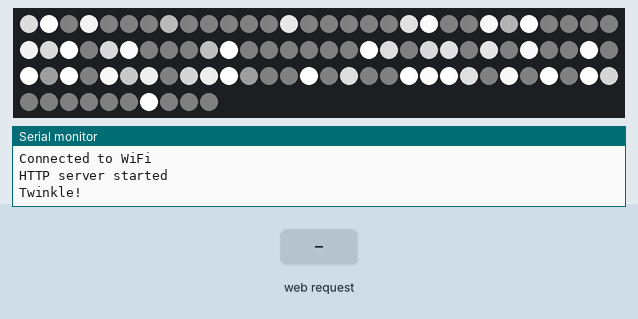
Recording of a sketch running on a simulated ESP8266 (NodeMCU). Shown: 100 RGB LEDs in strip order, left to right, continuing on the next row, the last lines printed to the serial monitor. Inputs (shaded band) come from the test bench. WiFi joins after 1.5 s; servers stay silent unless stated; random numbers use the default seed unless the sketch sets one.

Above: at 6.2 s.
6.3 s: HTTP request GET /solid received
At 7.2 s:
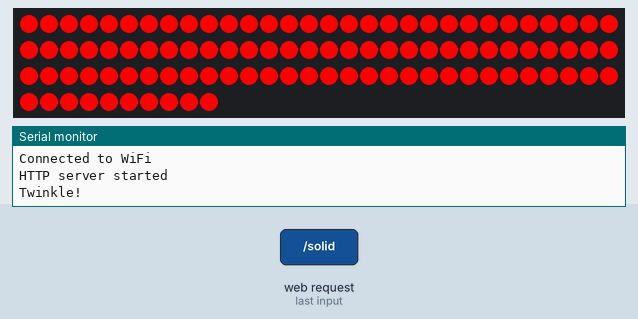
7.8 s: HTTP request GET /notification received
At 7.97 s:
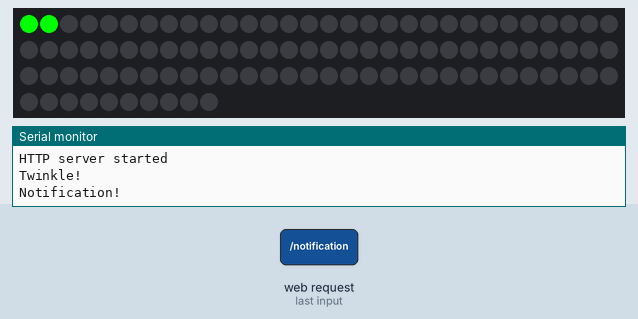
10.2 s: HTTP request GET /notification received
At 12.27 s:
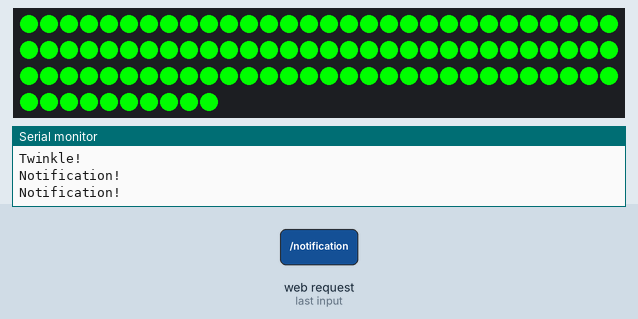
13.2 s: HTTP request GET /laser received
At 13.51 s:
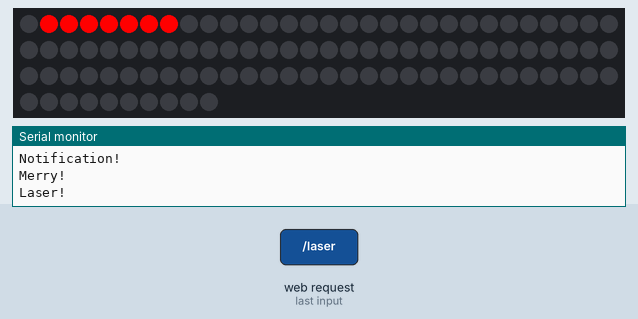
15.7 s: HTTP request GET /merry received
At 16.1 s:
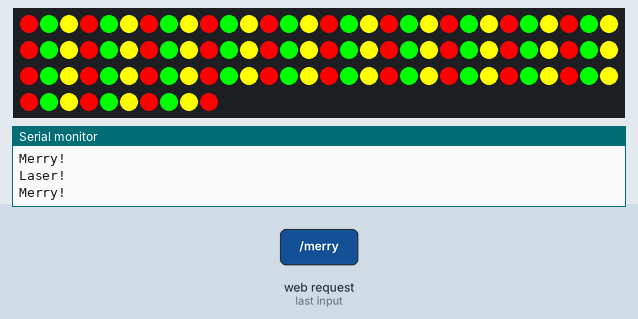
18.7 s: HTTP request GET /laser received
At 19.13 s:
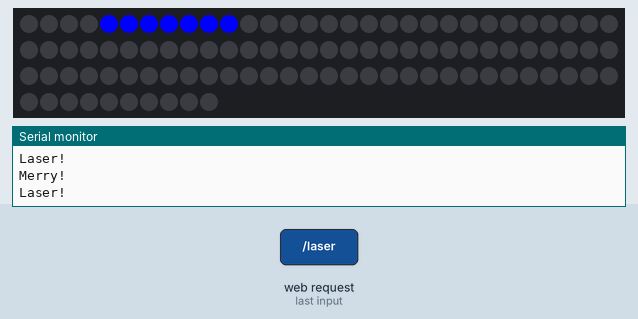
Timing chart, 0 to 21.7 s (numbered marks = the images above; inputs shaded):
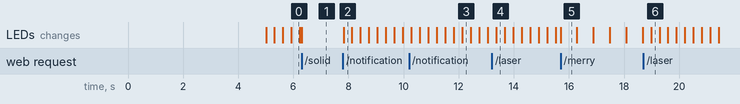

Measured:
- after the input at 7.8 s, the LEDs: change at once (image 2)
- what the display in image 5 shows lasts 0.6 s, from 15.7 s to 16.3 s

The sketch:

TreeLights.ino
```cpp
#define FASTLED_ALLOW_INTERRUPTS 0

#include <FastLED.h>
#include <ESP8266WiFi.h>
#include <ESP8266WebServer.h>

#define LED_PIN     5
#define COLOR_ORDER RGB
#define CHIPSET     WS2811
#define NUM_LEDS    100
#define BRIGHTNESS  255
#define FRAMES_PER_SECOND 60
#define SECONDS_PER_MODE 60*5

#define NOTIFICATION  0
#define TWINKLE       1
#define MERRY         2
#define LASER         3
#define SOLID         4

ESP8266WebServer server(80);
CRGB leds[NUM_LEDS];
int ledState[NUM_LEDS];
int Mode = TWINKLE;
int step = 0;
int largeStep = 0;
int currentLed = 0;
int timeElapsed = 0;
int timeSince = 0;

const char *ssid = "NufioWifi";
const char *password = "FlapjackAndWaffles";

void handleRandom();
int roundToNearest(int value, int roundTo);

int defaultModes[3] = {TWINKLE, MERRY, LASER};
int twinkleRounding = 10;
CRGB currentColor = CRGB(255,255,255);

void randomSolidColor();

void handleTwinkle();
void initTwinkle();
void updateTwinkle();

void handleNotification();
void initNotification();
void updateNotification();

void handleMerry();
void initMerry();
void updateMerry();

void handleLaser();
void initLaser();
void updateLaser();

void handleSolid();
void initSolid();
void updateSolid();

void setup () {
  delay(3000); // sanity delay

  // FastLED Init
  FastLED.addLeds<CHIPSET, LED_PIN, COLOR_ORDER>(leds, NUM_LEDS).setCorrection( TypicalLEDStrip );
  FastLED.setBrightness( BRIGHTNESS );

  Serial.begin(115200);

  // Wifi Connect
  WiFi.begin(ssid, password);
  while (WiFi.status() != WL_CONNECTED) {
    delay(1000);
    Serial.println("Connecting to WiFi...");
  }
  Serial.println("Connected to WiFi");

  // Define server routes
  server.on("/twinkle", HTTP_GET, handleTwinkle);
  server.on("/notification", HTTP_GET, handleNotification);
  server.on("/merry", HTTP_GET, handleMerry);
  server.on("/laser", HTTP_GET, handleLaser);
  server.on("/solid", HTTP_GET, handleSolid);

  // Start server
  server.begin();
  Serial.println("HTTP server started");
  handleTwinkle();
}

void loop () {
  server.handleClient();

  timeElapsed += millis()-timeSince;
  timeSince = millis();

  if (Mode == TWINKLE){
    updateTwinkle();
  } else if (Mode == NOTIFICATION){
    updateNotification();

    if (timeElapsed > 1000*3){
      handleRandom();
    }

  } else if (Mode == MERRY){
    updateMerry();
  } else if (Mode == LASER){
    updateLaser();
  }else if (Mode == SOLID){
    updateSolid();
  }


  FastLED.show(); // display this frame
  FastLED.delay(1000 / FRAMES_PER_SECOND);

  if (timeElapsed > 1000*SECONDS_PER_MODE && Mode != NOTIFICATION){
    timeElapsed = 0;
    handleRandom();
  }
}

void initNotification () {
  currentLed = 0;
  for (int i = 0; i<NUM_LEDS; i++){
    ledState[i] = 0;
    leds[i] = CRGB(0,0,0);
  }
}

void handleNotification () {
  Mode = NOTIFICATION;
  timeElapsed = 0; // reset and reuse timer.

  initNotification();
  Serial.println("Notification!");
}

void updateNotification () {

  if (currentLed >= NUM_LEDS){
    initNotification();
  }

  // for (int i = currentLed; i<NUM_LEDS; i++){
    int i = currentLed;
    ledState[i] = ledState[i]+255;
    ledState[i+1] = ledState[i+1]+255;

    if (ledState[i] > 255){
      ledState[i] = 255;
    }

    leds[i] = CRGB(0,ledState[i],0);
    leds[i+1] = CRGB(0,ledState[i+1],0);

    currentLed = currentLed + 2;

  // }
}


void initTwinkle () {
  for (int i = 0; i<NUM_LEDS; i++){
    ledState[i] = random(255);
    leds[i] = CRGB(ledState[i],ledState[i],ledState[i]);
  }
}

void handleTwinkle () {
  Mode = TWINKLE;
  timeElapsed = 0;
  initTwinkle();
  Serial.println("Twinkle!");
}

void updateTwinkle () {

  for (int i = 0; i<NUM_LEDS; i++){
    ledState[i] = (ledState[i]+1) % 255;

    int intensity = roundToNearest((255*sin(ledState[i]*2*3.14/255)),twinkleRounding);

    if (intensity > 255) {intensity = 255;}
    if (intensity <= 25) {intensity = 5;}

    leds[i] = CRGB(
      // 0xFC,0xEE,0xA7
      intensity,intensity,intensity
    );

  }
}

void handleMerry () {
  Mode = MERRY;
  timeElapsed = 0;
  initMerry();
  Serial.println("Merry!");
}

void initMerry () {
  currentLed = 0;
}

void updateMerry () {
  int largeLoopSize = FRAMES_PER_SECOND/2;
  step = (step+1);

  if (step > largeLoopSize){
    step = 0;

    // Serial.println(largeStep);
    largeStep = (largeStep+1)%3;
  }


  for (int i = 0; i < 100; i++){
    if(i%3==0){
      if (largeStep == 0){
        leds[i] = CRGB(255,0,0); // RED
      } else if (largeStep == 1){
        leds[i] = CRGB(255,255,0); // YELLOW
      } else if (largeStep == 2){
        leds[i] = CRGB(0,255,0); // GREEN
      }
    }
    if(i%3==1){
      if (largeStep == 0){
        leds[i] = CRGB(0,255,0); // GREEN
      } else if (largeStep == 1){
        leds[i] = CRGB(255,0,0); // RED
      } else if (largeStep == 2){
        leds[i] = CRGB(255,255,0); // YELLOW
      }
    }
    if(i%3==2){
      if (largeStep == 0){
        leds[i] = CRGB(255,255,0); // YELLOW
      } else if (largeStep == 1){
        leds[i] = CRGB(0,255,0); // GREEN
      } else if (largeStep == 2){
        leds[i] = CRGB(255,0,0); // RED
      }
    }
  }
}

void handleLaser () {
  Mode = LASER;
  timeElapsed = 0;
  initLaser();
  randomSolidColor();
  Serial.println("Laser!");
}

void initLaser() {
  currentLed = 0;
}

void updateLaser() {
  step += 1;

  if (step > FRAMES_PER_SECOND/50){
    step = 0;
    currentLed+=1;
  }

  if (currentLed >= 80) {
    currentLed = 0;
  }

  for (int i = 0; i<NUM_LEDS; i++){
    if (near(currentLed, i, 3)){
      leds[i] = currentColor;
    }else{
      leds[i] = CRGB(0,0,0);
    }
  }
}


void handleSolid () {
  Mode = SOLID;
  timeElapsed = 0;
  initSolid();
}

void initSolid() {
  randomSolidColor();
}

void updateSolid() {
  for (int i = 0; i<NUM_LEDS; i++){
    leds[i] = currentColor;
  }
}


void handleRandom() {
  int nextMode = random(4)+1; // 1,2,3... notification is 0

  while (nextMode == Mode){ // avoid running same thing twice
    nextMode = random(4)+1;
  }

  switch (nextMode){
    case 1:
      handleTwinkle();
      break;
    case 2:
      handleMerry();
      break;
    case 3:
      handleLaser();
      break;
    case 4:
      handleSolid();
      break;
    default:
      handleTwinkle();
      break;
  }
}

void randomSolidColor(){
  switch (random(5)){
    case 1: //red
      currentColor = CRGB(255,0,0);
      break;
    case 2: //green
      currentColor = CRGB(0,255,0);
      break;
    case 3: //red
      currentColor = CRGB(0,0,255);
      break;
    case 4: //orange
      currentColor = CRGB(255,69,0);
      break;
    default: //white
      currentColor = CRGB(255,255,255);
      break;
  }
}

bool near(int leaderLed, int currentLed, int dst){
  int max = (leaderLed+dst)%NUM_LEDS;
  int min = (leaderLed-dst)%NUM_LEDS;

  if (min > max){
    return currentLed <= max || currentLed >= min;
  }else{
    return currentLed >= min && currentLed <= max;
  }
}

int roundToNearest(int value, int roundTo) {
  int remainder = value % roundTo;
  int halfRoundTo = roundTo / 2;
  int roundedValue = value + (remainder < halfRoundTo ? -remainder : roundTo - remainder);

  return roundedValue;
}
```
